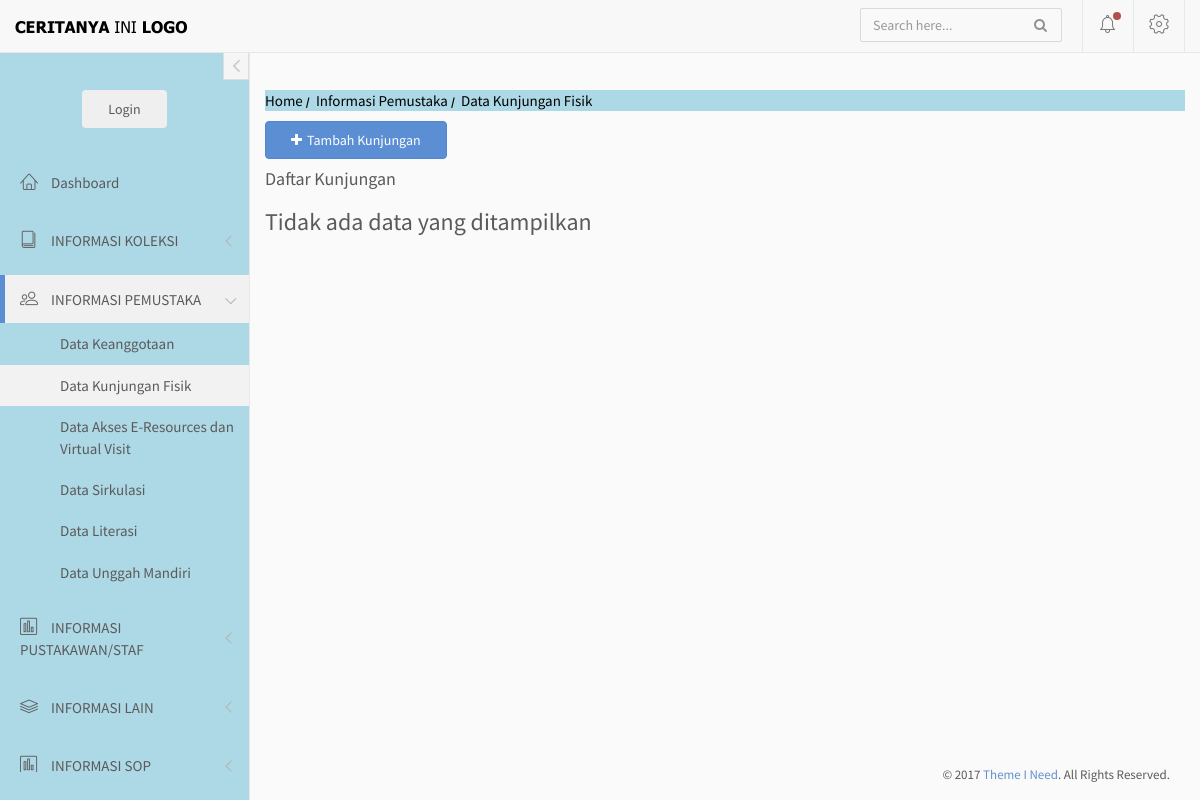
The app's page /index.php/pemustaka/kunjungan, older data.
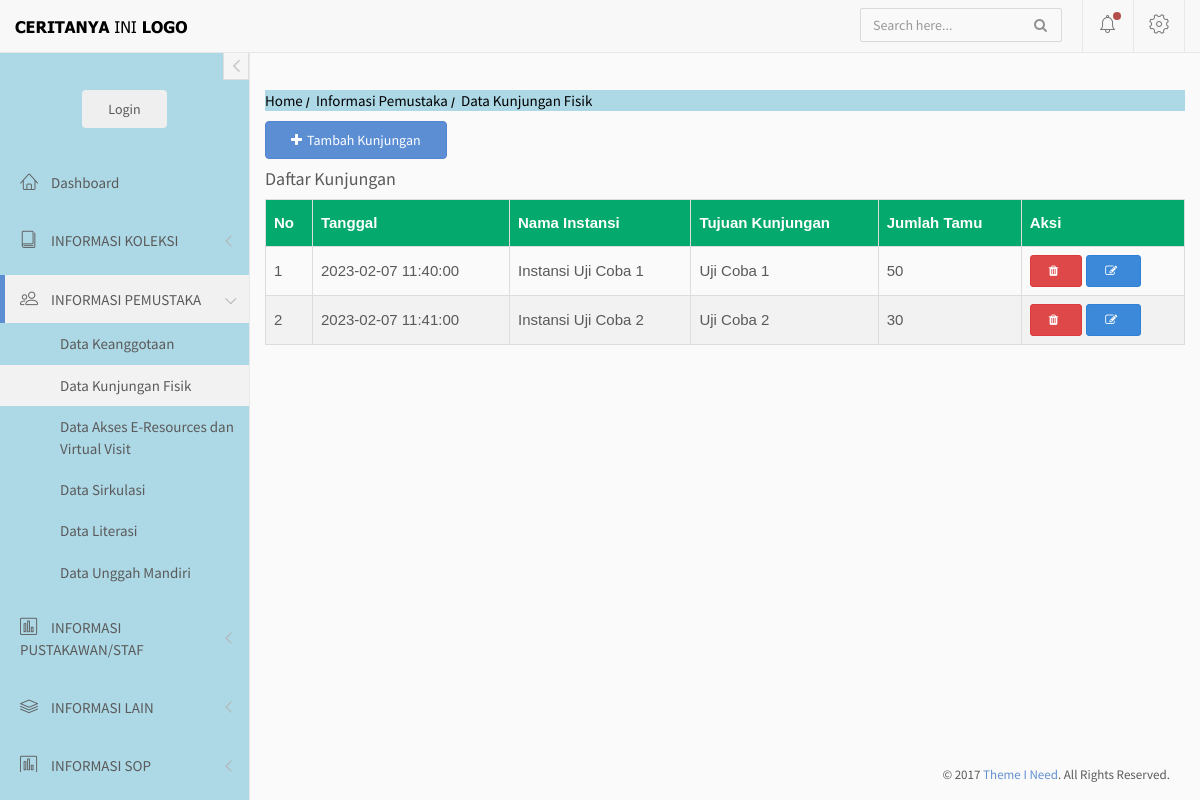
The same page, newer data.
### tables this page shows
CREATE TABLE `list_kunjungan` (
  `id` int(11) NOT NULL,
  `tanggal` datetime NOT NULL,
  `instansi` text NOT NULL,
  `tujuan` varchar(500) NOT NULL,
  `jumlah_tamu` int(11) NOT NULL,
  `dokumentasi` varchar(500) NOT NULL
);

### application/controllers/pemustaka.php (called while the page is built, shortened)
<?php
    Class Pemustaka extends CI_Controller{
        public function __construct(){
            $this->load->model('m_main');
        }
        public function kunjungan(){
            $data['kunjungan'] = $this->m_main->get_kunjungan();
            $this->load->view('diffdash/header', $data);
            $this->load->view('diffdash/sidebar', $data);
            $this->load->view('pemustaka/v_kunjungan', $data);
            $this->load->view('diffdash/footer', $data);
        }
    }
?>

### index.php (called while the page is built, shortened)
<?php
require_once BASEPATH.'core/CodeIgniter.php';

### application/models/m_main.php (called while the page is built, shortened)
<?php
    class M_main extends CI_Model{
        public function get_kunjungan(){
            return $this->db->get('list_kunjungan')->result();
        }
    }
?>

### application/views/pemustaka/v_kunjungan.php (the view, shortened to what this page needs)
<nav class="crumbs">
    <ol>
        <li class="crumb"><a href="<?= base_url() ?>">Home</a></li>
        <li class="crumb"><a href="#">Informasi Pemustaka</a></li>
        <li class="crumb">Data Kunjungan Fisik</li>
    </ol>
</nav>
<div>
    <button class="btn btn-primary" data-toggle="modal" data-target="#tambahkunjungan"><i class="fa fa-plus"></i>Tambah Kunjungan</button>
    <div>
        <h4>Daftar Kunjungan</h4>
        <?php
        if($kunjungan == null){
            echo "<h3>Tidak ada data yang ditampilkan<h3>";
        }else{ ?>
        <div style="overflow-x: auto;">
            <table id="themed">
                <thead>
                    <tr style="background:#CCC">
                        <th>No</th>
                        <th>Tanggal</th>
                        <th>Nama Instansi</th>
                        <th>Tujuan Kunjungan</th>
                        <th>Jumlah Tamu</th>
                        <th>Aksi</th>
                    </tr>
                </thead>
                <tbody>
                    <?php
                    $i = 1;
                    foreach ($kunjungan as $row) {
                    ?><tr>
                            <td><?php echo $i ?></td>
                            <td><?php echo $row->tanggal; ?></td>
                            <td><?php echo $row->instansi; ?></td>
                            <td><?php echo $row->tujuan; ?></td>
                            <td><?php echo $row->jumlah_tamu; ?></td>
                            <td>
                                <a href="<?php echo base_url('pemustaka/hapus_kunjungan/'.$row->id) ?>" class="btn btn-danger btn-sm tombol-hapus" title="Hapus Kunjungan"><i class="fa fa-trash"></i></a>
                                <a class="btn btn-info btn-sm" data-toggle="modal" data-target="#hapus<?php echo $row->id?>" title="Edit Kunjungan"><i class="fa fa-edit"></i></a>
                            </td>
                            <?php $i++ ?>
                        </tr>
                    <?php }}
                    ?>
                </tbody>
            </table>
        </div>
    </div>
</div>
</div>
<?php
$i = 1;
foreach ($kunjungan as $row) : $i++ ?>
</div>
<?php endforeach; ?>

### application/views/diffdash/header.php (shortened to what this page needs)
<!doctype html>
<html lang="en">
<head>
	<link rel="stylesheet" href="<?php echo base_url() ?>assets/vendor/bootstrap/css/bootstrap.min.css">
	<link rel="stylesheet" href="<?php echo base_url() ?>assets/vendor/font-awesome/css/font-awesome.min.css">
	<link rel="stylesheet" href="<?php echo base_url() ?>assets/vendor/linearicons/style.css">
	<link rel="stylesheet" href="<?php echo base_url() ?>assets/vendor/metisMenu/metisMenu.css">
	<link rel="stylesheet" href="<?php echo base_url() ?>assets/vendor/bootstrap-progressbar/css/bootstrap-progressbar-3.3.4.min.css">
	<link rel="stylesheet" href="<?php echo base_url() ?>assets/vendor/chartist/css/chartist.min.css">
	<link rel="stylesheet" href="<?php echo base_url() ?>assets/vendor/chartist-plugin-tooltip/chartist-plugin-tooltip.css">
	<link rel="stylesheet" href="<?php echo base_url() ?>assets/vendor/toastr/toastr.min.css">
	<link rel="stylesheet" href="<?php echo base_url() ?>assets/vendor/select2-4.0.13/css/select2.min.css">
	<link rel="stylesheet" href="<?php echo base_url() ?>assets/vendor/sweetalert2-11.7.1/css/sweetalert2.min.css">
	<link rel="stylesheet" href="<?php echo base_url() ?>assets/css/custom.css">
	<link rel="stylesheet" href="<?php echo base_url() ?>assets/css/main.css">
</head>
<body>
	<div id="wrapper">
		<nav class="navbar navbar-default navbar-fixed-top">
			<div class="container-fluid">
				<div class="navbar-brand">
					<a href=#><img src="<?php echo base_url() ?>assets/img/logo3.png"  class="img-responsive"></a>
				</div>
				<div class="navbar-right">
					<form id="navbar-search" class="navbar-form search-form">
						<input value="" class="form-control" placeholder="Search here..." type="text">
						<button type="button" class="btn btn-default"><i class="fa fa-search"></i></button>
					</form>
					<div id="navbar-menu">
						<ul class="nav navbar-nav">
							<li class="dropdown">
								<a href="#" class="dropdown-toggle icon-menu" data-toggle="dropdown">
									<i class="lnr lnr-alarm"></i>
									<span class="notification-dot"></span>
								</a>
							</li>
							<li class="dropdown">
								<a href="#" class="dropdown-toggle icon-menu" data-toggle="dropdown">
									<i class="lnr lnr-cog"></i>
								</a>
							</li>
						</ul>
					</div>
				</div>
			</div>
		</nav>

### application/views/diffdash/sidebar.php (shortened to what this page needs)
<div id="left-sidebar" class="sidebar" style="">
	<button type="button" class="btn btn-xs btn-link btn-toggle-fullwidth">
		<i class="fa fa-angle-left"></i>
	</button>
	<div class="sidebar-scroll">
		<div class="user-account">
			<?php if($this->session->userdata('status') != 'login'){ ?>
				<form action="<?= base_url('login/index')?>"><button class="btn login-button" type="submit">Login</button></form>
			<?php } ?>
		</div>
		<nav id="left-sidebar-nav" class="sidebar-nav">
			<ul id="main-menu" class="metismenu">
				<li id="home"><a href="<?= base_url()?>"><i class="lnr lnr-home"></i> <span>Dashboard</span></a></li>
				<li class="">
					<a href="" class="has-arrow" aria-expanded="false"><i class="lnr lnr-book"></i> <span>INFORMASI KOLEKSI</span></a>
				</li>
				<li class="">
					<a href="" class="has-arrow" aria-expanded="false"><i class="lnr lnr-users"></i> <span>INFORMASI PEMUSTAKA</span></a>
					<ul id="pemustaka" aria-expanded="true">
						<li id ="keanggotaan"><a href="<?= base_url('pemustaka/keanggotaan')?>">Data Keanggotaan</a></li>
						<li id ="kunjungan"><a href="<?= base_url('pemustaka/kunjungan')?>">Data Kunjungan Fisik</a></li>
						<li id ="eresource"><a href="<?= base_url('pemustaka/eresource')?>">Data Akses E-Resources dan Virtual Visit</a></li>
						<li id ="sirkulasi"><a href="<?= base_url('pemustaka/sirkulasi')?>">Data Sirkulasi</a></li>
						<li id ="literasi"><a href="<?= base_url('pemustaka/literasi')?>">Data Literasi</a></li>
						<li id ="mandiri"><a href="<?= base_url('pemustaka/mandiri')?>">Data Unggah Mandiri</a></li>
					</ul>
				</li>
				<li class="">
					<a href="" class="has-arrow" aria-expanded="false"><i class="lnr lnr-chart-bars"></i> <span>INFORMASI PUSTAKAWAN/STAF</span></a>
				</li>
				<li class="">
					<a href="" class="has-arrow" aria-expanded="false"><i class="lnr lnr-layers"></i> <span>INFORMASI LAIN</span></a>
				</li>
				<li class="">
					<a href="#charts" class="has-arrow" aria-expanded="false"><i class="lnr lnr-chart-bars"></i> <span>INFORMASI SOP</span></a>
			</ul>
		</nav>
	</div>
</div>
<div id="main-content">
	<div class="container-fluid">

### application/views/diffdash/footer.php (shortened to what this page needs)
</div>
<div class="clearfix"></div>
<footer>
			<p class="copyright">&copy; 2017 <a href="https://www.themeineed.com" target="_blank">Theme I Need</a>. All Rights Reserved.</p>
		</footer>
</body>
</html>

### assets/css/custom.css (style rules this page uses)
nav.crumbs { background-color: lightblue; color: black; }
.crumb a { text-decoration: none; color: black; }
.crumbs ol { list-style-type: none; padding-left: 0; }
.crumb { display: inline-block; }
.crumb a::after { display: inline-block; color: #000; content: '/'; font-size: 80%; font-weight: bold; padding: 0 3px; }
#left-sidebar { background-color: lightblue !important; }
table#themed { font-family: Arial, Helvetica, sans-serif; border-collapse: collapse; width: 100%; }
table#themed td, #themed th { border: 1px solid #ddd; padding: 8px; }
table#themed tr:nth-child(even) { background-color: #f2f2f2; }
table#themed th { padding-top: 12px; padding-bottom: 12px; text-align: left; background-color: #04AA6D; color: white; }
[id] { scroll-margin-top: 60px; }

Row changes from the older to the newer data that the page shows:
added list_kunjungan: tanggal "2023-02-07 11:40:00", instansi "Instansi Uji Coba 1", tujuan "Uji Coba 1", jumlah_tamu "50"
added list_kunjungan: tanggal "2023-02-07 11:41:00", instansi "Instansi Uji Coba 2", tujuan "Uji Coba 2", jumlah_tamu "30"
Text that changed along with them:
text no longer shown: "Tidak ada data yang ditampilkan"
text now shown: "No Tanggal Nama Instansi Tujuan Kunjungan Jumlah Tamu Aksi"
